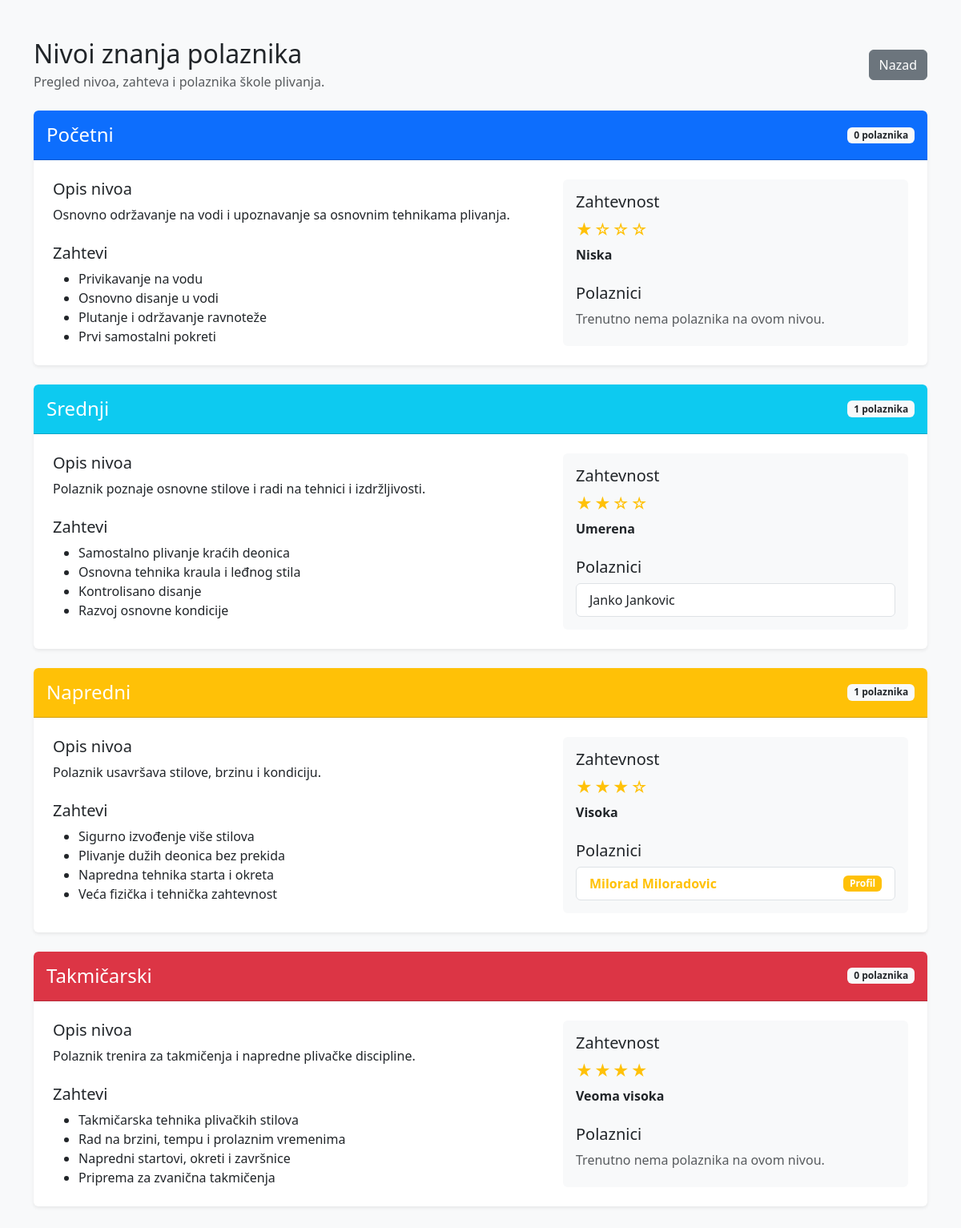
Page /plivanje_projekat/nivoi.php (signed in) on the earlier database version.
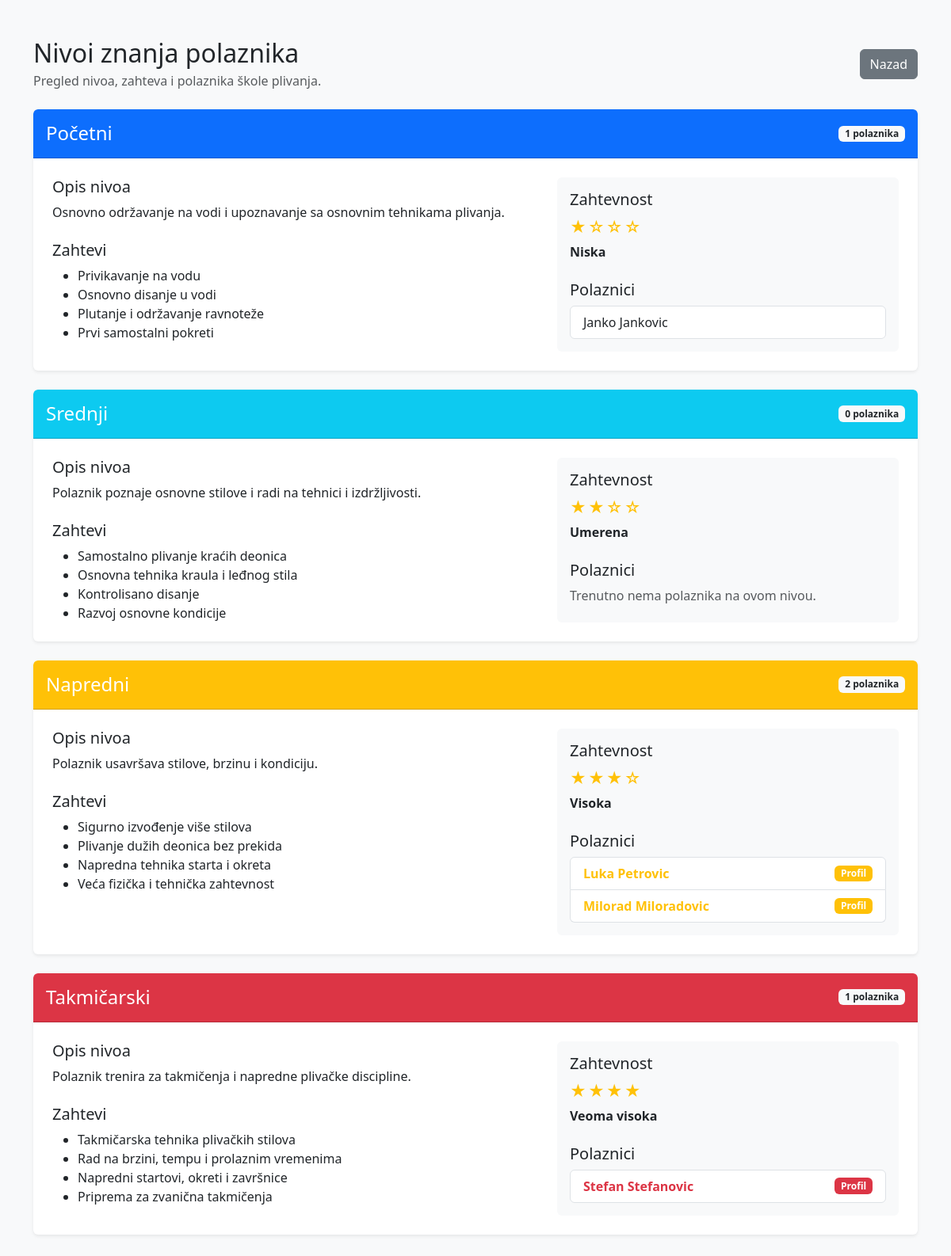
Same page on the later database version.
### tables this page shows
CREATE TABLE IF NOT EXISTS `nivoi` (
  `id` int NOT NULL AUTO_INCREMENT,
  `naziv` varchar(100) NOT NULL,
  `opis` text,
  PRIMARY KEY (`id`)
);

CREATE TABLE IF NOT EXISTS `polaznici` (
  `id` int NOT NULL AUTO_INCREMENT,
  `ime` varchar(50) NOT NULL,
  `prezime` varchar(50) NOT NULL,
  `datum_rodjenja` date DEFAULT NULL,
  `telefon` varchar(30) DEFAULT NULL,
  `email` varchar(100) DEFAULT NULL,
  `nivo_id` int DEFAULT NULL,
  PRIMARY KEY (`id`),
  KEY `nivo_id` (`nivo_id`)
);

### plivanje_projekat/classes/BaseModel.php (called while the page is built, shortened)
<?php
require_once __DIR__ . '/../config/Database.php';
class BaseModel
{
    public function __construct()
    {
        $database = new Database();
        $this->connection = $database->connect();
    }
}

### plivanje_projekat/config/Database.php (called while the page is built)
<?php
class Database
{
    private string $host = 'localhost';
    private string $databaseName = 'plivanje_db';
    private string $username = 'root';
    private string $password = '';
    private ?PDO $connection = null;
    public function connect(): PDO
    {
        if ($this->connection === null) {
            try {
                $dsn = "mysql:host={$this->host};dbname={$this->databaseName};charset=utf8mb4";
                $this->connection = new PDO(
                    $dsn,
                    $this->username,
                    $this->password
                );
                $this->connection->setAttribute(
                    PDO::ATTR_ERRMODE,
                    PDO::ERRMODE_EXCEPTION
                );
                $this->connection->setAttribute(
                    PDO::ATTR_DEFAULT_FETCH_MODE,
                    PDO::FETCH_ASSOC
                );
            } catch (PDOException $exception) {
                die('Greška pri povezivanju sa bazom: ' . $exception->getMessage());
            }
        }
        return $this->connection;
    }
}

### plivanje_projekat/classes/Nivo.php (called while the page is built)
<?php
require_once __DIR__ . '/BaseModel.php';
class Nivo extends BaseModel
{
    public function read(): array
    {
        $sql = "SELECT * FROM nivoi ORDER BY id ASC";
        $stmt = $this->connection->query($sql);
        return $stmt->fetchAll();
    }
}

### plivanje_projekat/classes/Polaznik.php (called while the page is built, shortened)
<?php
require_once __DIR__ . '/BaseModel.php';
class Polaznik extends BaseModel implements CrudInterface
{
    public function read(): array
    {
        $sql = "SELECT polaznici.*, nivoi.naziv AS naziv_nivoa
                FROM polaznici
                LEFT JOIN nivoi ON polaznici.nivo_id = nivoi.id
                ORDER BY polaznici.id DESC";
        $stmt = $this->connection->query($sql);
        return $stmt->fetchAll();
    }
}

### plivanje_projekat/nivoi.php (the view, shortened to what this page needs)
<?php
require_once __DIR__ . '/classes/Nivo.php';
require_once __DIR__ . '/classes/Polaznik.php';
$nivoModel = new Nivo();
$polaznikModel = new Polaznik();
$nivoi = $nivoModel->read();
$polaznici = $polaznikModel->read();
$opisiNivoa = [
    'početni' => [
        'opis' => 'Nivo namenjen neplivačima i polaznicima koji tek stiču sigurnost u vodi. Fokus je na pravilnom disanju, plutanju, osnovnim pokretima nogu i samostalnom kretanju kroz vodu.',
        'zahtevnost' => 'Niska',
        'zvezdice' => '★☆☆☆',
        'uslovi' => [
            'Privikavanje na vodu',
            'Osnovno disanje u vodi',
            'Plutanje i održavanje ravnoteže',
            'Prvi samostalni pokreti'
        ]
    ],
    'srednji' => [
        'opis' => 'Nivo za polaznike koji se samostalno održavaju u vodi i poznaju osnovne elemente plivanja. Radi se na pravilnijoj tehnici, povezivanju pokreta i povećanju izdržljivosti.',
        'zahtevnost' => 'Umerena',
        'zvezdice' => '★★☆☆',
        'uslovi' => [
            'Samostalno plivanje kraćih deonica',
            'Osnovna tehnika kraula i leđnog stila',
            'Kontrolisano disanje',
            'Razvoj osnovne kondicije'
        ]
    ],
    'napredni' => [
        'opis' => 'Nivo za iskusne plivače koji pravilno izvode više stilova i mogu da podnesu složenije treninge. Akcenat je na tehnici, brzini, izdržljivosti i individualnom napretku.',
        'zahtevnost' => 'Visoka',
        'zvezdice' => '★★★☆',
        'uslovi' => [
            'Sigurno izvođenje više stilova',
            'Plivanje dužih deonica bez prekida',
            'Napredna tehnika starta i okreta',
            'Veća fizička i tehnička zahtevnost'
        ]
    ],
    'takmičarski' => [
        'opis' => 'Najviši nivo namenjen plivačima koji se pripremaju za takmičenja. Treninzi obuhvataju precizno planiranje opterećenja, merenje rezultata, taktičku pripremu i usavršavanje tehnike.',
        'zahtevnost' => 'Veoma visoka',
        'zvezdice' => '★★★★',
        'uslovi' => [
            'Takmičarska tehnika plivačkih stilova',
            'Rad na brzini, tempu i prolaznim vremenima',
            'Napredni startovi, okreti i završnice',
            'Priprema za zvanična takmičenja'
        ]
    ]
];
$bojeNivoa = [
    'početni' => 'primary',
    'srednji' => 'info',
    'napredni' => 'warning',
    'takmičarski' => 'danger'
];
?>
<!DOCTYPE html>
<html lang="sr">
<head>
    <link
        href="https://cdn.jsdelivr.net/npm/bootstrap@5.3.3/dist/css/bootstrap.min.css"
        rel="stylesheet"
    >
</head>
<body class="bg-light">
<div class="container py-5">
    <div class="d-flex justify-content-between align-items-center mb-4">
        <div>
            <h1 class="h2 mb-1">
                Nivoi znanja polaznika
            </h1>
            <p class="text-muted mb-0">
                Pregled nivoa, zahteva i polaznika škole plivanja.
            </p>
        </div>
        <a
            href="dashboard.php"
            class="btn btn-secondary"
        >
            Nazad
        </a>
    </div>
    <div class="d-flex flex-column gap-4">
        <?php foreach ($nivoi as $nivo): ?>
            <?php
            $nazivNivoa = trim($nivo['naziv']);
            $kljucNivoa = mb_strtolower($nazivNivoa, 'UTF-8');
            $podaciNivoa = $opisiNivoa[$kljucNivoa] ?? [
                'opis' => $nivo['opis']
                    ?? 'Opis ovog nivoa još nije unet.',
                'zahtevnost' => 'Nije određena',
                'zvezdice' => '☆☆☆☆',
                'uslovi' => []
            ];
            if (
                !empty($nivo['opis'])
                && trim($nivo['opis']) !== ''
            ) {
                $podaciNivoa['opis'] = $nivo['opis'];
            }
            $boja = $bojeNivoa[$kljucNivoa] ?? 'secondary';
            $polazniciNivoa = array_filter(
                $polaznici,
                static function (array $polaznik) use ($nivo): bool {
                    return (int) ($polaznik['nivo_id'] ?? 0)
                        === (int) $nivo['id'];
                }
            );
            $imeJeKlikabilno = in_array(
                $kljucNivoa,
                ['napredni', 'takmičarski'],
                true
            );
            ?>
            <div class="card shadow-sm level-card">
                <div class="card-header bg-<?= $boja ?> level-header p-3">
                    <div class="d-flex justify-content-between align-items-center">
                        <h2 class="h4 mb-0">
                            <?= htmlspecialchars($nazivNivoa) ?>
                        </h2>
                        <span class="badge bg-light text-dark">
                            <?= count($polazniciNivoa) ?>
                            polaznika
                        </span>
                    </div>
                </div>
                <div class="card-body p-4">
                    <div class="row g-4">
                        <div class="col-lg-7">
                            <h3 class="h5">
                                Opis nivoa
                            </h3>
                            <p>
                                <?= nl2br(
                                    htmlspecialchars(
                                        $podaciNivoa['opis']
                                    )
                                ) ?>
                            </p>
                            <h3 class="h5 mt-4">
                                Zahtevi
                            </h3>
                            <?php if (!empty($podaciNivoa['uslovi'])): ?>
                                <ul class="mb-0">
                                    <?php foreach (
                                        $podaciNivoa['uslovi'] as $uslov
                                    ): ?>
                                        <li>
                                            <?= htmlspecialchars($uslov) ?>
                                        </li>
                                    <?php endforeach; ?>
                                </ul>
                            <?php else: ?>
                                <p class="text-muted mb-0">
                                    Zahtevi za ovaj nivo još nisu uneti.
                                </p>
                            <?php endif; ?>
                        </div>
                        <div class="col-lg-5">
                            <div class="bg-light rounded p-3 h-100">
                                <h3 class="h5">
                                    Zahtevnost
                                </h3>
                                <div class="difficulty-stars text-warning mb-1">
                                    <?= htmlspecialchars(
                                        $podaciNivoa['zvezdice']
                                    ) ?>
                                </div>
                                <p class="fw-bold mb-4">
                                    <?= htmlspecialchars(
                                        $podaciNivoa['zahtevnost']
                                    ) ?>
                                </p>
                                <h3 class="h5">
                                    Polaznici
                                </h3>
                                <?php if (empty($polazniciNivoa)): ?>
                                    <p class="text-muted mb-0">
                                        Trenutno nema polaznika na ovom nivou.
                                    </p>
                                <?php else: ?>
                                    <ul class="list-group participant-list">
                                        <?php foreach (
                                            $polazniciNivoa as $polaznik
                                        ): ?>
                                            <li
                                                class="list-group-item d-flex justify-content-between align-items-center"
                                            >
                                                <?php if ($imeJeKlikabilno): ?>
                                                    <a
                                                        href="nivoi.php?polaznik_id=<?= (int) $polaznik['id'] ?>#nagrade-polaznika"
                                                        class="participant-link text-<?= $boja ?>"
                                                    >
                                                        <?= htmlspecialchars(
                                                            $polaznik['ime']
                                                            . ' '
                                                            . $polaznik['prezime']
                                                        ) ?>
                                                    </a>
                                                    <span class="badge bg-<?= $boja ?>">
                                                        Profil
                                                    </span>
                                                <?php else: ?>
                                                    <span>
                                                        <?= htmlspecialchars(
                                                            $polaznik['ime']
                                                            . ' '
                                                            . $polaznik['prezime']
                                                        ) ?>
                                                    </span>
                                                <?php endif; ?>
                                            </li>
                                        <?php endforeach; ?>
                                    </ul>
                                <?php endif; ?>
                            </div>
                        </div>
                    </div>
                </div>
            </div>
        <?php endforeach; ?>
    </div>
</div>
</body>
</html>

### plivanje_projekat/nivoi.php (style rules this page uses)
.level-card { border: 0; overflow: hidden; }
.level-header { color: white; }
.difficulty-stars { font-size: 1.25rem; letter-spacing: 2px; }
.participant-list { margin-bottom: 0; }
.participant-link { font-weight: 700; text-decoration: none; }

Differences in the rows shown:
changed nivoi "Početni": count($polazniciNivoa) "0" → "1"; gains polaznici (ime+prezime "Janko Jankovic"); no longer shows "Trenutno nema polaznika na ovom nivou."
changed nivoi "Srednji": count($polazniciNivoa) "1" → "0"; loses polaznici (ime+prezime "Janko Jankovic"); now shows "Trenutno nema polaznika na ovom nivou."
computed for nivoi "Napredni": count($polazniciNivoa) "1" → "2"
added polaznici: ime+prezime "Luka Petrovic", shown under nivoi "Napredni"
shown differently, row unchanged: nivoi "Takmičarski": count($polazniciNivoa) "0" → "1"; no longer shows "Trenutno nema polaznika na ovom nivou."
added polaznici: ime+prezime "Stefan Stefanovic", shown under nivoi "Takmičarski"
